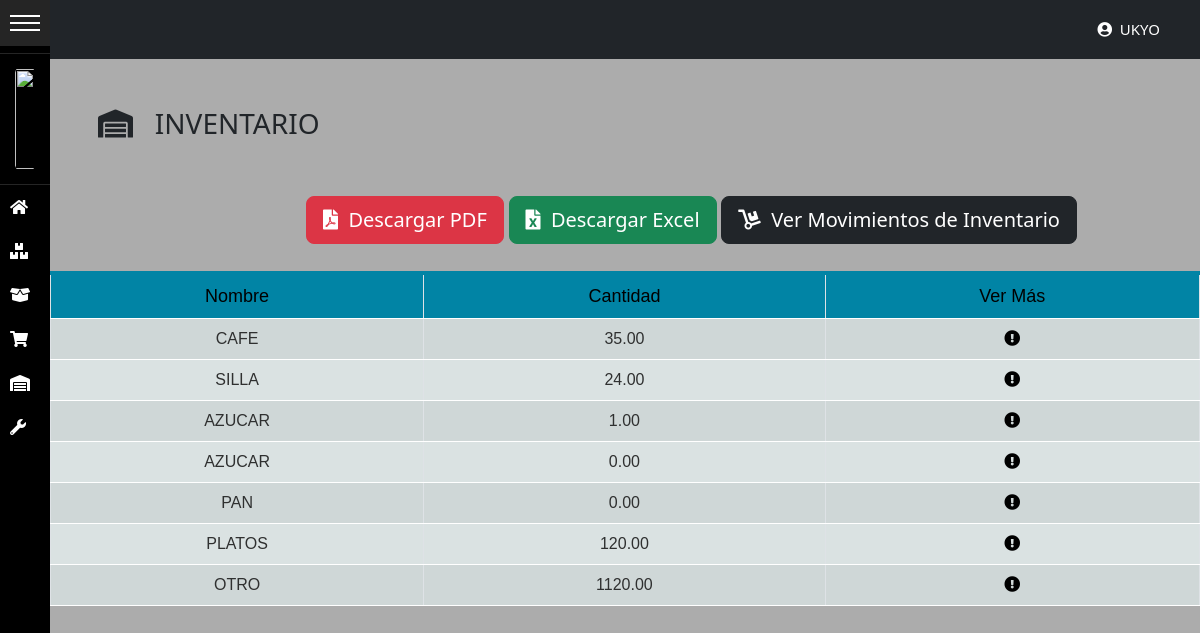
Screenshot of /inventario/ (signed in) with the database file from the repository.
### tables this page shows
CREATE TABLE IF NOT EXISTS `inventario` (
  `id_insumo` int(11) NOT NULL AUTO_INCREMENT,
  `cant_existencia` decimal(6,2) unsigned DEFAULT NULL,
  PRIMARY KEY (`id_insumo`),
  CONSTRAINT `FK_inventario_insumos` FOREIGN KEY (`id_insumo`) REFERENCES `insumos` (`id_insumo`) ON DELETE NO ACTION ON UPDATE NO ACTION
);

CREATE TABLE IF NOT EXISTS `insumos` (
  `id_insumo` int(11) NOT NULL AUTO_INCREMENT,
  `nom_insumo` varchar(45) NOT NULL,
  `categoria` enum('Comestibles','Utensillos','Varios') NOT NULL,
  `cant_max` int(11) NOT NULL,
  `cant_min` int(11) NOT NULL,
  `unidad_medida` enum('LB','UN','L','GAL','BOLSAS') NOT NULL,
  PRIMARY KEY (`id_insumo`)
);

### controladores/vistasControlador.php (called while the page is built, shortened)
<?php
	class vistasControlador extends vistasModelo{
		public function obtener_plantilla_controlador(){
			return require_once "./vistas/plantilla.php";
		}
	}

### index.php (called while the page is built, shortened)
<?php
	require_once "./controladores/vistasControlador.php";
	$plantilla = new vistasControlador();
	$plantilla->obtener_plantilla_controlador();

### config/conexion.php (called while the page is built, shortened)
<?php
class ConexionBD{
    protected $manejador = "mysql";
    private static $servidor = "localhost";
    private static $usuario = "root";
    private static $pass = "";
    protected $db_name = "sistema_inventario";
    protected function getConexion(){
        try{
            $parametros=array(PDO::ATTR_PERSISTENT=>true,PDO::MYSQL_ATTR_INIT_COMMAND=>"SET NAMES utf8");
            $this->conexion=new PDO($this->manejador.":host=".self::$servidor.";dbname=".$this->db_name,self::$usuario,self::$pass,$parametros);
            return $this->conexion;
        }
        catch(PDOException $e){
            echo 'Error en la conexion a la BD :'.$e->getMessage();
        }
    }
}

### modelos/DatosTablas/obtenerDatosInventario.php (called while the page is built, shortened)
<?php
if(isset($peticion)){
    require_once("../config/conexion.php");
}else{
    require_once("./config/conexion.php");
}
class obtenerDatosInventario extends ConexionBD{
    public function datosInventario(){
        $sql="SELECT iv.id_insumo, i.nom_insumo, iv.cant_existencia FROM inventario iv
        inner join insumos i on i.id_insumo=iv.id_insumo";
        $resultado=$this->conexion->query($sql) or die ($sql);
        return $resultado;
    }
}

### vistas/contenidos/inventario-view.php (the view, shortened to what this page needs)
<?php
include("./modelos/DatosTablas/obtenerDatosInventario.php");
?>
<h3 style="padding:3rem;"><i class="fas fa-warehouse"></i> &nbsp; INVENTARIO </h3>
<div class="botones-proveedores">
	<button type="submit" class="btn btn-danger mx-auto btn-lg"><i class="fas fa-file-pdf"></i> &nbsp;Descargar PDF</button>
    <button type="submit" class="btn btn-success mx-auto btn-lg"><i class="fas fa-file-excel"></i> &nbsp;Descargar Excel</button>
    <a href="<?php echo SERVERURL?>moviinventario/">
    <button type="submit" class="btn btn-dark mx-auto btn-lg"><i class="fas fa-dolly"></i> &nbsp;Ver Movimientos de Inventario</button>
    </a>
</div>
<br>
<div class="table-responsive">
    <table id="datos-usuario" class="table table-bordered table-striped text-center">
        <thead>
            <tr>
                <th>Nombre</th>
                <th>Cantidad</th>
                <th>Ver Más</th>
            </tr>
        </thead>
        <tbody>
			<?php
                $datos=new obtenerDatosInventario();
                $resultado=$datos->datosInventario();
                foreach ($resultado as $fila){
            ?>
            <tr>
                <td><?php echo $fila['nom_insumo']; ?></td>
                <td><?php echo $fila['cant_existencia']; ?></td>
                <td><i class="fas fa-exclamation-circle" style="color:black; justify-items:center;"></i></td>
            </tr>
            <?php
                    }
            ?>
        </tbody>
    </table>
</div>

### vistas/css/estilos-login.css (style rules this page uses)
body { background-image: url('https://www.google.com/url?sa=i&url=https%3A%2F%2Fwww.wallpaperbetter.com%2Fes%2Fhd-wallpaper-abmce&psig=AOvVaw3Fui4GwbWTbyM78mKEoObn&ust=1672596080191000&source=images&cd=vfe&ved=0CBAQjRxqFwoTCOjL5oy4pPwCFQAAAAAdAAAAABAD'); background-color: #cccccc; }

### vistas/css/estilos-vistas.css (style rules this page uses)
.botones-proveedores { padding-left: 16rem; }
#datos-usuario { font-family: "Lucida Sans Unicode", "Lucida Grande", Sans-Serif; font-size: 16px; text-align: left; border-collapse: collapse; }
#datos-usuario th { font-size: 18px; font-weight: normal; padding: 8px; background: #0184a5; border-top: 4px solid #0184a5; border-bottom: 1px solid #fff; color: rgb(0, 0, 0); }
#datos-usuario td { padding: 8px; background: #dae2e2; border-bottom: 1px solid #fff; color: rgb(47, 48, 48); border-top: 1px solid transparent; }

### vistas/css/navlateral.css (style rules this page uses)
:root { --width:280px; --pading:10px; --bgcoolor:rgb(0, 0, 0); --hovercolor:rgb(37, 37, 37); --width-collapsed:50px; }
body { background-color: #acacac; font-size:18px; padding:0; margin: 0; margin-left:var(--width-collapsed); }

### rows the page displays
inventario: id_insumo.nom_insumo "CAFE", cant_existencia "35.00"
inventario: id_insumo.nom_insumo "SILLA", cant_existencia "24.00"
inventario: id_insumo.nom_insumo "AZUCAR", cant_existencia "1.00"
inventario: id_insumo.nom_insumo "AZUCAR", cant_existencia "0.00"
inventario: id_insumo.nom_insumo "PAN", cant_existencia "0.00"
inventario: id_insumo.nom_insumo "PLATOS", cant_existencia "120.00"
inventario: id_insumo.nom_insumo "OTRO", cant_existencia "1120.00"

### other values shown
$_SESSION['usuario_login'] "UKYO"
